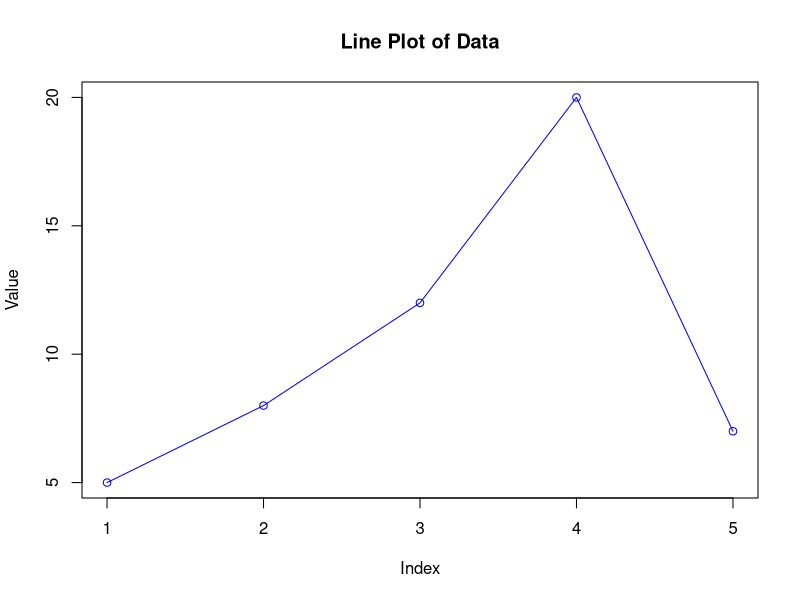

Write the R code that produced this figure.
data = c(5, 8, 12, 20, 7)
mean_value = mean(data)
print(paste("Mean value is : ", mean_value))
plot(
  data,
  type = "o",
  col = "blue",
  xlab = "Index",
  ylab = "Value",
  main = "Line Plot of Data"
)
